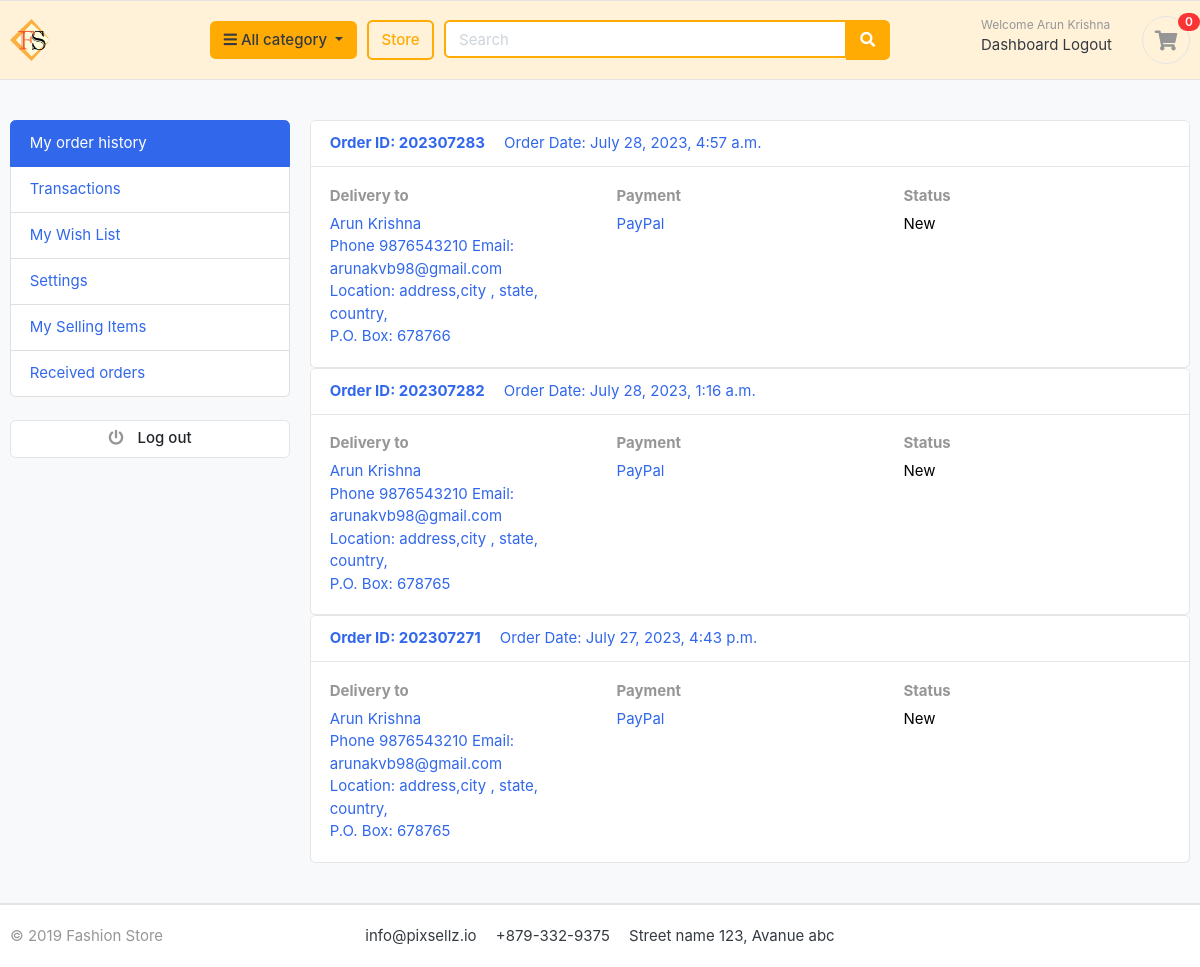
Page /user_dashboard/ (signed in) on the committed database.
### store/models.py (models this page shows, shortened)
class Order(models.Model):
	STATUS = (
	('New', 'New'),
	('Accepted', 'Accepted'),
	('Completed', 'Completed'),
	('Cancelled', 'Cancelled'),)
	user = models.ForeignKey(User, on_delete=models.SET_NULL, null=True)
	payment = models.ForeignKey(Payment, on_delete=models.SET_NULL, blank=True, null=True)
	order_number = models.CharField(max_length=20)
	first_name = models.CharField(max_length=50)
	last_name = models.CharField(max_length=50)
	phone = models.CharField(max_length=15)
	email = models.EmailField(max_length=50)
	address_line_1 = models.CharField(max_length=50)
	address_line_2 = models.CharField(max_length=50, blank=True)
	country = models.CharField(max_length=50)
	state = models.CharField(max_length=50)
	city= models.CharField(max_length=50)
	pincode = models.CharField(max_length=10)
	order_total = models.FloatField()
	tax = models.FloatField()
	status = models.CharField(max_length=10, choices=STATUS, default='New')
	ip = models.CharField(blank=True, max_length=20)
	is_ordered = models.BooleanField(default=False)
	created_at = models.DateTimeField(auto_now_add=True)
	updated_at = models.DateTimeField(auto_now=True)

class Payment(models.Model):
	user = models.ForeignKey(User, on_delete=models.CASCADE)
	payment_id = models.CharField(max_length=100)
	order_number = models.CharField(max_length=50)
	payment_method = models.CharField(max_length=100)
	amount_payed = models.CharField(max_length=100)
	status = models.CharField(max_length=100)
	created_at = models.DateTimeField(auto_now_add=True)

### store/views.py (the view)
# urls.py: path('user_dashboard/', views.user_dashboard, name="user_dashboard"),
@login_required(login_url='login')
def user_dashboard(request):
    orders = Order.objects.filter(user=request.user).order_by('-id')
    context = {'orders':orders}
    return render(request, 'user/user_dashboard.html', context)

### store/context_processors.py (called while the page is built)
def category_list_processor(request):
    category_list = Category.objects.all()
    return {'category_list': category_list}

def cart_counter(request):
    cart_count = 0
    try:
        if request.user.is_authenticated:
            cart_items = CartItems.objects.all().filter(user=request.user)
        else:
            cart = uCart.objects.filter(cart_id=_cart_id(request))
            cart_items = CartItems.objects.all().filter(cart=cart[:1])
        for cart_item in cart_items:
            cart_count += cart_item.quantity
    except uCart.DoesNotExist:
        cart_count=0
    return dict(cart_count=cart_count)

### store/templates/user/user_dashboard.html (shortened to what this page needs)
{% extends "../store/main.html" %}
{%load static%}
{%block body%}
<section class="section-conten padding-y bg">
<div class="container">
	<div class="row">
		{%include 'user/dashboard_sidenav.html'%}
	<main class="col-md-9">
		{%for order in orders%}
		<a href="{%url 'order_details' orderno=order.id%}">
		<article class="card">
		<header class="card-header">
			<strong class="d-inline-block mr-3">Order ID: {{order.order_number}}</strong>
			<span>Order Date: {{order.created_at}}</span>
		</header>
		<div class="card-body">
			<div class="row">
				<div class="col-md-4">
					<h6 class="text-muted">Delivery to</h6>
					<p>{{order.first_name}} {{order.last_name}} <br>
					Phone {{order.phone}} Email: {{order.email}} <br>
			    	Location: {{order.address_line_1}},{{order.city}} , {{order.state}},  {{order.country}}, <br>
			    	P.O. Box: {{order.pincode}}
			 		</p>
				</div>
				<div class="col-md-4">
					<h6 class="text-muted">Payment</h6>
					{{order.payment.payment_method}}
				</div>
				<div class="col-md-4">
					<h6 class="text-muted">Status</h6>
					<span style="color:black">{{order.status}}</span>
				</div>
			</div>
		</div>
		</article>
		</a>
		{%endfor%}
	</main>
</div>
</div>
</section>
{%endblock%}

### store/templates/store/main.html (shortened to what this page needs)
<!DOCTYPE HTML>
{% load static %}
<html lang="en">
<head>
<link href="{%static 'css/bootstrap.css'%}" rel="stylesheet" type="text/css"/>
<link href="{%static 'fonts/fontawesome/css/all.min.css'%}" type="text/css" rel="stylesheet">
<link href="{%static 'css/ui.css'%}" rel="stylesheet" type="text/css"/>
<link href="{%static 'css/responsive.css'%}" rel="stylesheet" media="only screen and (max-width: 1200px)" />
</head>
<body>
<header class="section-header">
<section class="header-main border-bottom" style="background-color:#fff2d9;">
	<div class="container">
<div class="row align-items-center">
	<div class="col-lg-2 col-md-3 col-6">
		<a href="/index" class="brand-wrap">
			<img class="logo" src="{%static 'images_1/logo3.png'%}">
		</a>
	</div>
	<div class="col-lg col-sm col-md col-6 flex-grow-0">
		<div class="category-wrap dropdown d-inline-block float-right">
			<button type="button" class="btn  dropdown-toggle" data-toggle="dropdown" style="background-color:#ffab03;">
				<i class="fa fa-bars"></i> All category
			</button>
		</div>
	</div>
	<a href="/view_store" class="btn btn-outline-primary store-btn">Store</a>
	<div class="col-lg  col-md-6 col-sm-12 col">
		<form action="{%url 'search_product'%}" class="search" method="post">
			<div class="input-group w-100">
			    <input type="text" name="query" class="form-control search-text-box" style="width:60%;" placeholder="Search">
			    <div class="input-group-append">
			      <button class="btn btn-primary btn-search" type="submit">
			        <i class="fa fa-search"></i>
			      </button>
			    </div>
		    </div>
		</form>
	</div>
	<div class="col-lg-3 col-sm-6 col-8 order-2 order-lg-3">
				<div class="d-flex justify-content-end mb-3 mb-lg-0">
					<div class="widget-header">
						<small class="title text-muted">Welcome {%if user.is_authenticated%}{{user.first_name}} {{user.last_name}}{%else%}guest!{%endif%}</small>
						<div>
							{%if user.is_authenticated%}
							<a href="{%url 'user_dashboard'%}">Dashboard</a>
							<a href="/customer_logout"> Logout</a>
							{%else%}
							<a href="{%url 'login'%}">Sign in</a> <span class="dark-transp"> | </span>
							<a href="/register"> Register</a>
							{%endif%}
						</div>
					</div>
					<a href="/cart" class="widget-header pl-3 ml-3">
						<div class="icon icon-sm rounded-circle border"><i class="fa fa-shopping-cart"></i></div>
						<span class="badge badge-pill badge-danger notify">{{cart_count}}</span>
					</a>
				</div>
			</div>
</div>
	</div>
</section>
</header>
{%block body%}{%endblock%}
<footer class="section-footer border-top">
	<div class="container">
		<section class="footer-bottom border-top row">
			<div class="col-md-2">
				<p class="text-muted"> &copy 2019 Fashion Store </p>
			</div>
			<div class="col-md-8 text-md-center">
				<span  class="px-2">info@pixsellz.io</span>
				<span  class="px-2">+879-332-9375</span>
				<span  class="px-2">Street name 123, Avanue abc</span>
			</div>
			<div class="col-md-2 text-md-right text-muted">
			</div>
		</section>
	</div>
</footer>
</body>
</html>

### static/css/ui.css (style rules this page uses)
html { font-family: "Inter", sans-serif; font-size: 15px; }
.icon-xs, .icon-sm, .icon-md, .icon-lg { display: inline-block; text-align: center; flex-shrink: 0; flex-grow: 0; }
.icon-sm { width: 48px; height: 48px; line-height: 48px !important; font-size: 20px; }
.padding-y { padding-top: 40px; padding-bottom: 40px; }
article:after, .form-group:after { display: block; clear: both; content: ""; }
.bg { background-color: #f8f9fa; }
p:last-child { margin-bottom: 0; }
.header-main { position: relative; padding-top: 1rem; padding-bottom: 1rem; }
.brand-wrap .logo, .navbar-brand .logo { margin-right: 7px; max-height: 42px; display: inline-block; }
.widget-header { display: inline-block; vertical-align: middle; position: relative; }
.widget-header a { color: #343a40; }
.widget-header i { color: #969696; }
.widget-header .title { display: block; }
.widget-header .notify { position: absolute; top: -3px; right: -10px; }
.footer-bottom { padding-top: 20px; padding-bottom: 20px; }
.notify { position: absolute; top: -4px; right: -10px; display: inline-block; padding: 0.25em 0.6em; font-size: 12px; line-height: 1; text-align: center; border-radius: 3rem; color: #fff; background-color: #fa3434; }

### store/templates/store/main.html (style rules this page uses)
.store-btn { border:2px solid #ffab03; color:#ffab03; }
.btn-search { border:2px solid #ffab03; background-color:#ffab03; }
.search-text-box { border:2px solid #ffab03; }

### rows in the picture
Order: order_number "202307283", created_at "July 28, 2023, 4:57 a.m.", first_name "Arun", last_name "Krishna", phone "9876543210", email "arunakvb98@gmail.com", address_line_1 "address", city "city", state "state", country "country", pincode "678766", payment.payment_method "PayPal", status "New"
Order: order_number "202307282", created_at "July 28, 2023, 1:16 a.m.", first_name "Arun", last_name "Krishna", phone "9876543210", email "arunakvb98@gmail.com", address_line_1 "address", city "city", state "state", country "country", pincode "678765", payment.payment_method "PayPal", status "New"
Order: order_number "202307271", created_at "July 27, 2023, 4:43 p.m.", first_name "Arun", last_name "Krishna", phone "9876543210", email "arunakvb98@gmail.com", address_line_1 "address", city "city", state "state", country "country", pincode "678765", payment.payment_method "PayPal", status "New"

### other values in the picture
{{ user.first_name }} "Arun"
{{ user.last_name }} "Krishna"
{{ cart_count }} "0"
